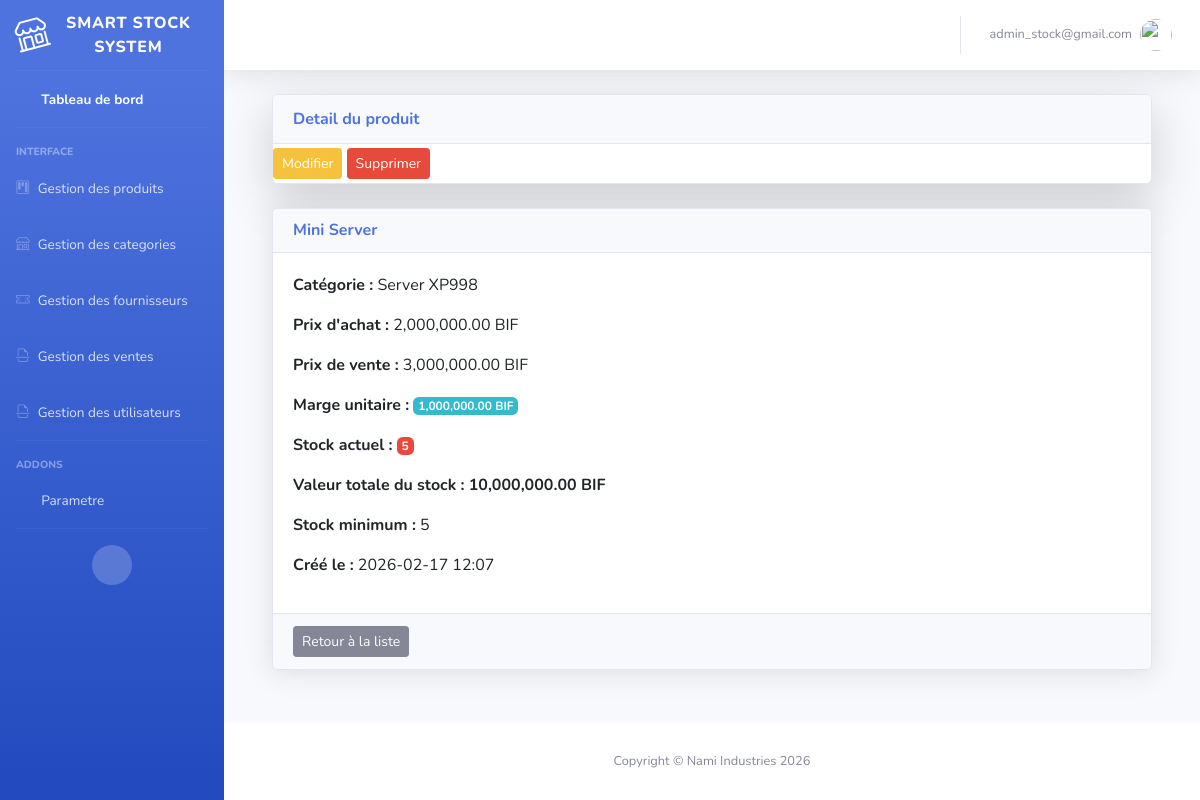
/smartstock-admin/detail-produit/2/ (signed in), run on the app's committed database.
### products/models.py (models this page shows, shortened)
class Product(models.Model):
    name = models.CharField(max_length=200)
    category = models.ForeignKey(
        Category,
        on_delete=models.SET_NULL,
        null=True,
        blank=True,
        related_name="products"
    )
    purchase_price = models.DecimalField(max_digits=10, decimal_places=2)
    selling_price = models.DecimalField(max_digits=10, decimal_places=2)
    stock = models.IntegerField(default=0)
    minimum_stock = models.IntegerField(default=5)
    created_at = models.DateTimeField(auto_now_add=True)
    @property
    def profit_margin(self):
        if self.selling_price and self.purchase_price:
            return self.selling_price - self.purchase_price
        return 0
    @property
    def stock_value(self):
        return self.stock * self.purchase_price

class Category(models.Model):
    name = models.CharField(max_length=100, unique=True)
    description = models.TextField(blank=True, null=True)
    created_at = models.DateTimeField(auto_now_add=True)
    def __str__(self):
        return self.name

### core/views.py (the view)
# urls.py: path('detail-produit/<int:pk>/', views.product_detail, name='product_detail'),
@login_required
@role_required('Admin')
def product_detail(request, pk):
    template = loader.get_template('product_details.html')
    product = get_object_or_404(Product, pk=pk)
    context = {
        'product':product
    }
    return HttpResponse(template.render(context, request))

### core/templates/product_details.html (shortened to what this page needs)
{% extends 'base.html' %}
{% block content %}
{% load humanize %}
<div class="container-fluid">
    <div class="card mb-4 shadow-lg">
        <div class="card-header m-0 font-weight-bold text-primary">
            Detail du produit
        </div>
        <div class="py-1" >
            <a href="{% url 'product_update' product.id %}" class="btn btn-warning btn-sm">
                Modifier
            </a>
            <a href="{% url 'product_delete' product.id %}" class="btn btn-danger btn-sm">
                Supprimer
            </a>
        </div>
    </div>
    <div class="card shadow">
        <div class="card-header">
            <h6 class="m-0 font-weight-bold text-primary">
                {{ product.name }}
            </h6>
        </div>
        <div class="card-body">
            <p><strong>Catégorie :</strong> {{ product.category }}</p>
            <p>
                <strong>Prix d'achat :</strong>
                {{ product.purchase_price|intcomma }} BIF
            </p>
            <p>
                <strong>Prix de vente :</strong>
                {{ product.selling_price|intcomma }} BIF
            </p>
            <p>
                <strong>Marge unitaire :</strong>
                <span class="badge bg-info">
                    {{ product.profit_margin|intcomma }} BIF
                </span>
            </p>
            <p>
                <strong>Stock actuel :</strong>
                {% if product.stock <= product.minimum_stock %}
                    <span class="badge bg-danger">
                        {{ product.stock }}
                    </span>
                {% else %}
                    <span class="badge bg-success">
                        {{ product.stock }}
                    </span>
                {% endif %}
            </p>
            <p>
                <strong>Valeur totale du stock :</strong>
                <span class="fw-bold">
                    {{ product.stock_value|intcomma }} BIF
                </span>
            </p>
            <p>
                <strong>Stock minimum :</strong>
                {{ product.minimum_stock }}
            </p>
            <p>
                <strong>Créé le :</strong>
                {{ product.created_at|date:"Y-m-d H:i" }}
            </p>
        </div>
        <div class="card-footer">
            <a href="{% url 'product_list' %}" class="btn btn-secondary btn-sm">
                Retour à la liste
            </a>
        </div>
    </div>
</div>
{% endblock %}

### core/templates/base.html (shortened to what this page needs)
{% load static %}
<!DOCTYPE html>
<html lang="en">
<head>
    {% load bootstrap5 %}
    {% bootstrap_css %}
    <link href="{% static 'vendor/fontawesome-free/css/all.min.css' %}" rel="stylesheet" type="text/css">
    <link rel="stylesheet"
href="https://cdn.jsdelivr.net/npm/bootstrap-icons@1.11.1/font/bootstrap-icons.css">
    <link href="{% static 'css/sb-admin-2.min.css' %}" rel="stylesheet">
</head>
<body id="page-top">
    <div id="wrapper">
        <ul class="navbar-nav bg-gradient-primary sidebar sidebar-dark accordion" id="accordionSidebar">
            <a class="sidebar-brand d-flex align-items-center justify-content-center">
                <div class="sidebar-brand-icon rotate-n-15">
                    <i class="bi bi-shop"></i>
                </div>
                <div class="sidebar-brand-text mx-3">Smart Stock System</div>
            </a>
            <hr class="sidebar-divider my-0">
            <li class="nav-item active">
                <a class="nav-link" href="{% url 'home' %}">
                    <i class="fas fa-fw fa-tachometer-alt"></i>
                    <span>Tableau de bord</span></a>
            </li>
            <hr class="sidebar-divider">
            <div class="sidebar-heading">
                Interface
            </div>
            <li class="nav-item">
                <a class="nav-link collapsed" href="" data-toggle="collapse" data-target="#collapseComponents" arial-expanded="true" aria-controls="collapseComponents">
                    <i class="bi bi-kanban"></i>
                    <span>Gestion des produits</span>
                </a>
            </li>
            <li class="nav-item">
                <a class="nav-link collapsed" href="#" data-toggle="collapse" data-target="#collapseUtilities"
                    aria-expanded="true" aria-controls="collapseUtilities">
                    <i class="bi bi-shop"></i>
                    <span>Gestion des categories</span>
                </a>
            </li>
            <li class="nav-item">
                <a class="nav-link collapsed" href="#" data-toggle="collapse" data-target="#collapseCondition"
                    aria-expanded="true" aria-controls="collapseCondition">
                    <i class="bi bi-ticket-perforated"></i>
                    <span>Gestion des fournisseurs</span>
                </a>
            </li>
            <li class="nav-item">
                <a class="nav-link collapsed" href="#" data-toggle="collapse" data-target="#collapseReclamation"
                    aria-expanded="true" aria-controls="collapseReclamation">
                    <i class="bi bi-file-earmark-break"></i>
                    <span>Gestion des ventes</span>
                </a>
            </li>
            <li class="nav-item">
                <a class="nav-link collapsed" href="#" data-toggle="collapse" data-target="#collapseUser"
                    aria-expanded="true" aria-controls="collapseUser">
                    <i class="bi bi-file-earmark-break"></i>
                    <span>Gestion des utilisateurs</span>
                </a>
            </li>
            <hr class="sidebar-divider">
            <div class="sidebar-heading">
                Addons
            </div>
            <li class="nav-item">
                <a class="nav-link collapsed" href="#" data-toggle="collapse" data-target="#collapsePages"
                    aria-expanded="true" aria-controls="collapsePages">
                    <i class="fas fa-fw fa-folder"></i>
                    <span>Parametre</span>
                </a>
            </li>
            <hr class="sidebar-divider d-none d-md-block">
            <div class="text-center d-none d-md-inline">
                <button class="rounded-circle border-0" id="sidebarToggle"></button>
            </div>
        </ul>
        <div id="content-wrapper" class="d-flex flex-column">
            <div id="content">
                <nav class="navbar navbar-expand navbar-light bg-white topbar mb-4 static-top shadow">
                    <ul class="navbar-nav ml-auto">
                        <li class="nav-item dropdown no-arrow">
                            <a class="nav-link dropdown-toggle" href="#" id="userDropdown" role="button"
                                data-toggle="dropdown" aria-haspopup="true" aria-expanded="false">
                                <span class="mr-2 d-none d-lg-inline text-gray-600 small">
                                    {% if user.is_authenticated %}
                                        <span>{{ user.email }}</span>
                                    {% endif %}
                                </span>
                                <img class="img-profile rounded-circle"
                                    src="img/undraw_profile.svg">
                            </a>
                        </li>
                    </ul>
                </nav>
                <div class="container-fluid">
                    {% block content %} {% endblock %}
                </div>
            </div>
            <footer class="sticky-footer bg-white">
                <div class="container my-auto">
                    <div class="copyright text-center my-auto">
                        <span>Copyright &copy; Nami Industries 2026</span>
                    </div>
                </div>
            </footer>
        </div>
    </div>
</body>
</html>

### data on the page
Product: name "Mini Server", category "Server XP998", purchase_price "2,000,000.00", selling_price "3,000,000.00", profit_margin "1,000,000.00", stock "5", stock_value "10,000,000.00", minimum_stock "5", created_at "2026-02-17 12:07"

### other printed values
{{ user.email }} "admin_stock@gmail.com"
